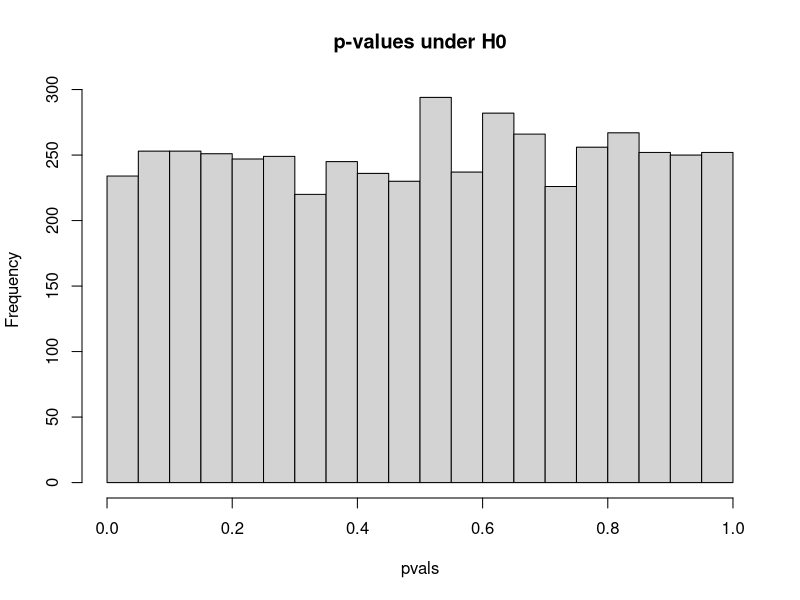
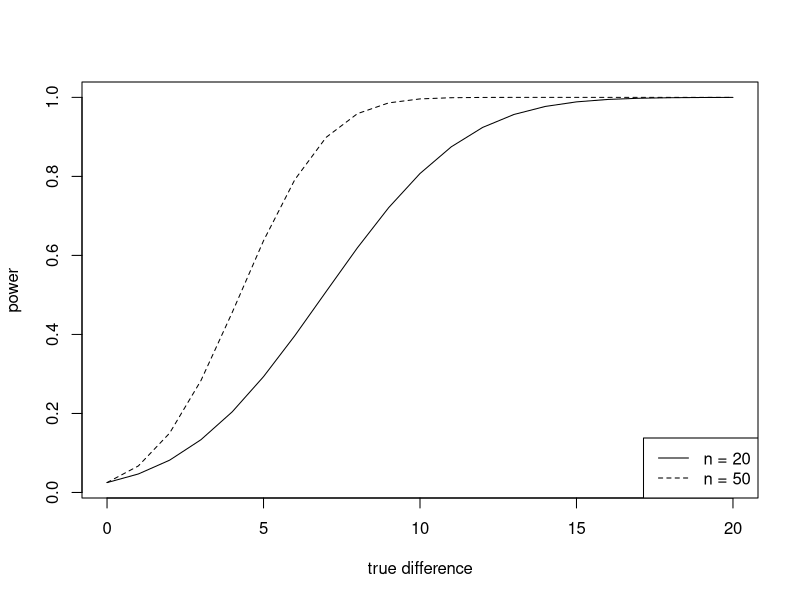

Source code (R) for these figures, in order:
fill <- c(498, 502, 495, 501, 497, 499, 494, 500, 496, 498, 503, 493)

t.test(fill, mu = 500)
t.test(fill, mu = 500, alternative = "less")

decide <- function(p, alpha = 0.05) if (p < alpha) "reject H0" else "fail to reject H0"
p <- t.test(fill, mu = 500, alternative = "less")$p.value
decide(p)
decide(p, 0.01)

# critical value approach
t_stat <- (mean(fill) - 500) / (sd(fill) / sqrt(length(fill)))
c(t = t_stat, critical = qt(0.05, length(fill) - 1))

# proportion: 45 defective in 100, claim is 50%
prop.test(45, 100, p = 0.5)
binom.test(45, 100, p = 0.5)

# variance: is sigma^2 > 2?
x <- c(10, 12, 11, 13, 10, 12, 11, 14, 10, 11)
chi2 <- (length(x) - 1) * var(x) / 2
c(chi2 = chi2, p = pchisq(chi2, length(x) - 1, lower.tail = FALSE))

# type I error rate when H0 is true
set.seed(11)
pvals <- replicate(5000, t.test(rnorm(20, 100, 15), mu = 100)$p.value)
mean(pvals < 0.05)
hist(pvals, breaks = 20, main = "p-values under H0")

# power
power_sim <- function(delta, n, sd = 15, reps = 2000) {
  mean(replicate(reps, t.test(rnorm(n, 100 + delta, sd), mu = 100)$p.value < 0.05))
}
sapply(c(0, 5, 10, 15), power_sim, n = 20)
power.t.test(n = 20, delta = 10, sd = 15, type = "one.sample")$power
power.t.test(delta = 5, sd = 15, power = 0.8, type = "one.sample")$n

deltas <- seq(0, 20, by = 1)
plot(deltas, sapply(deltas, function(d) power.t.test(n = 20, delta = d, sd = 15, type = "one.sample")$power),
     type = "l", ylab = "power", xlab = "true difference")
lines(deltas, sapply(deltas, function(d) power.t.test(n = 50, delta = d, sd = 15, type = "one.sample")$power), lty = 2)
legend("bottomright", c("n = 20", "n = 50"), lty = 1:2)
